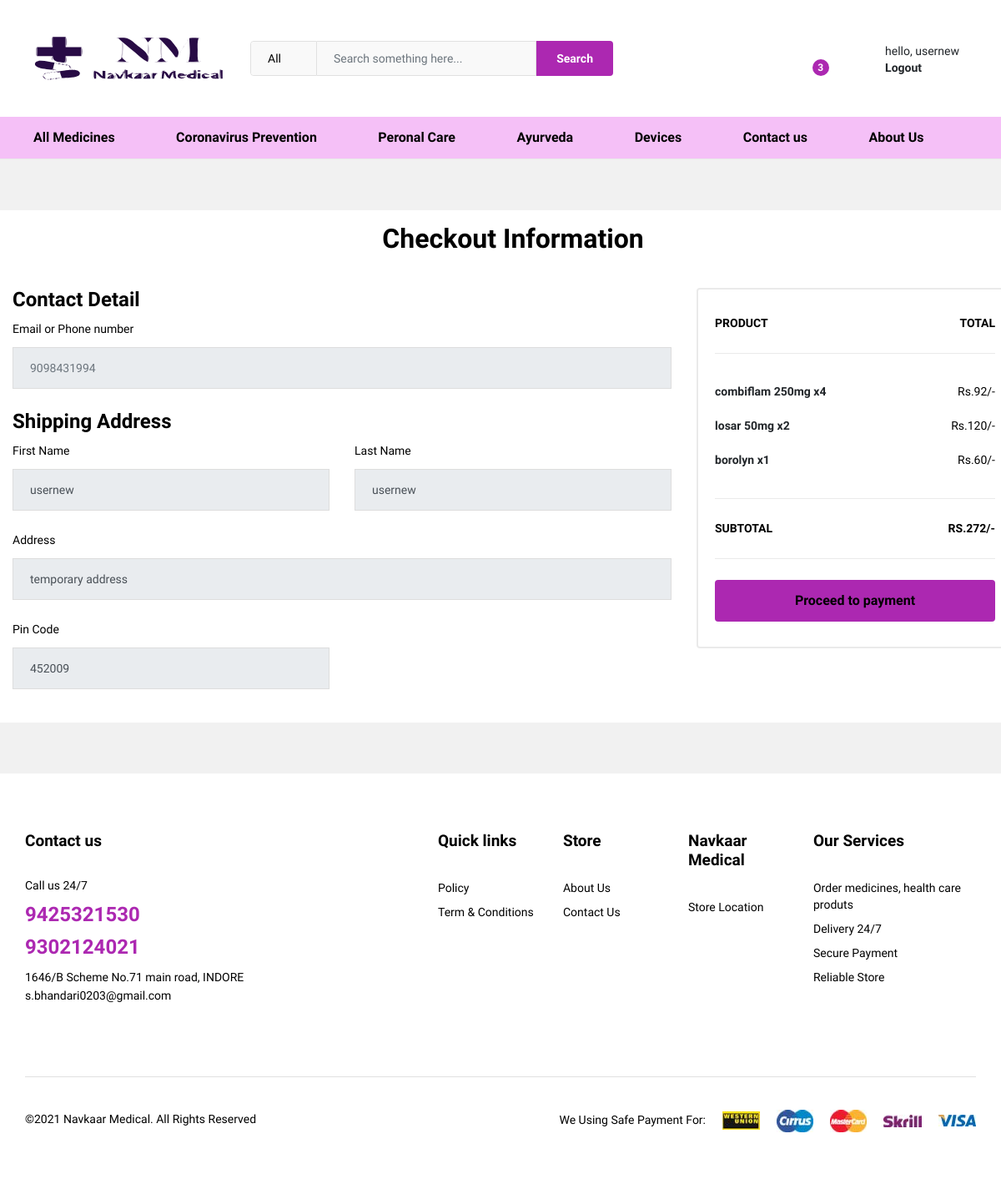
The page /checkout (signed in) on the database as committed earlier.
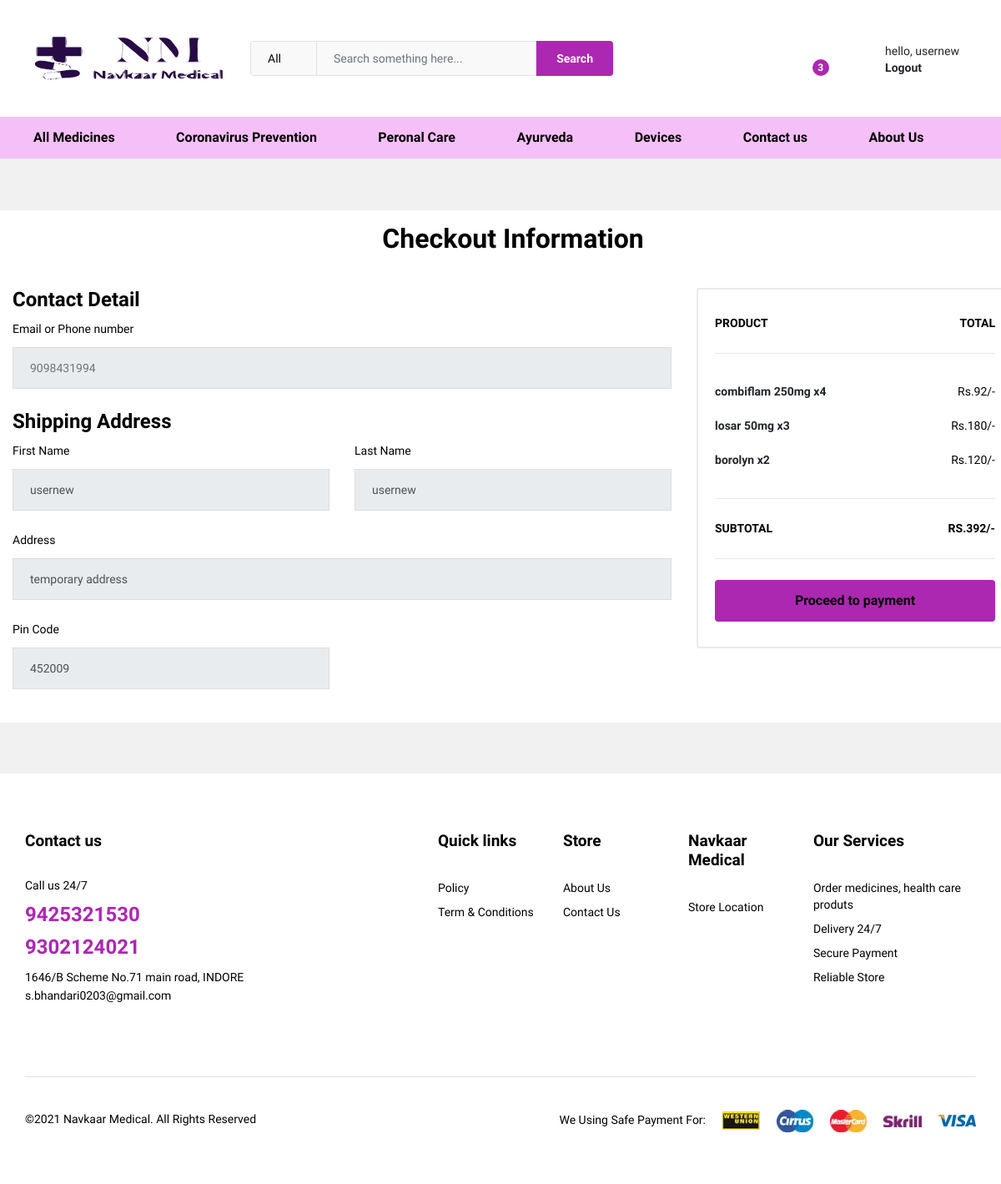
The same page on the database as committed later.
### main/models.py (models this page shows, shortened)
class cart(models.Model):
    cus_id=models.ForeignKey(User,on_delete=models.CASCADE)
    product_id=models.ForeignKey(product, on_delete=models.CASCADE)
    quantity = models.IntegerField()
    def __str__(self):
        return self.cus_id.first_name
    @property
    def get_total_cart(self):
        return self.quantity * self.product_id.mrp

class product(models.Model):
    medicinename=models.CharField(max_length=40)
    productdescription=models.TextField(default="NULL",null=True)
    keyingr=models.TextField(default="NULL",null=True)
    cat_id=models.ForeignKey(product_category, on_delete=models.CASCADE)
    prescriptiontype = (('T','True'),('F','False'))
    productpic = models.ImageField(null=True,blank=True ,upload_to = 'products')
    prescriptionreq = models.TextField(max_length=50, choices = prescriptiontype ,blank=True)
    mrp=models.IntegerField()
    medquantity=models.IntegerField()
    meduses=models.TextField(max_length=80, null=True, default="NULL")
    safetyinfo=models.TextField(default="NULL",null=True)
    brand=models.CharField(max_length=100,null=True ,default="NULL")
    manufracturer=models.CharField(max_length=100 ,default="NULL", null=True)

### main/views.py (the view)
# urls.py: path("checkout",views.checkout, name = 'checkout'),
def checkout(request):
    user = request.user
    if user.is_authenticated:
        try:
            c = cart.objects.filter(cus_id = request.user)
        except:
            print("cart query not matched")
            c = None
        print(c)
        amount = 0
        cart_product = [p for p in cart.objects.all() if p.cus_id == request.user]
        for p in cart_product:
            tempamount = (p.quantity*p.product_id.mrp)
            amount+=tempamount
        totalpurchased = len(cart_product)
        final_price = amount
        order_currency = 'INR'
        callback_url = 'http://'+ str(get_current_site(request))+"/handlerequest/"
        print(callback_url)
        notes = {'order-type': "basic order from the website", 'key':'value'}
        temp = "workplease"
        razorpay_client = razorpay.Client(auth=('rzp_test_OrSWAaMq9arlUq', 'fjmPCsbhR7rTduZmLIhlapCh'))
        razorpay_order = razorpay_client.order.create(dict(amount=final_price*100, currency=order_currency, notes = notes, receipt=temp, payment_capture='0'))
        print(razorpay_order['id'])
        final_amount2 = amount*100
        data = {
            'totalpurchased':totalpurchased,
            'amount':amount,
            'order_id': razorpay_order['id'],
            'orderId':temp,
            'final_price':final_price,
            'callback_url':callback_url,
            'final_amount2':final_amount2
        }
        data['cart'] = c
        print(data['cart'])
        return render(request,'main/checkout.html',data)
    else:
        return redirect('login')

### main/templates/main/checkout.html (shortened to what the changed rows need)
{% extends "main/test.html" %}
{% load static %}
{% block mainblock %}
        <section class="ps-section--account ps-checkout">
            <div class="container">
                <div class="ps-section__content">
                    <form class="ps-form--checkout" action="" method="POST">
                        <div class="ps-form__content">
                            <div class="row">
                                <div class="col-xl-4 col-lg-4 col-md-12 col-sm-12 col-12 ">
                                    <div class="ps-block--checkout-order">
                                        <div class="ps-block__content">
                                            <figure class="ps-block__items">
                                                {% for i in cart %}
                                                    <a href="{% url 'product_details' i.product_id.id %}"><strong>{{ i.product_id.medicinename }} x{{ i.quantity }}</strong><small>Rs.{{ i.get_total_cart }}/-</small></a>
                                                {% endfor %}
                                            </figure>
                                            <figure>
                                                <figcaption><strong>Subtotal</strong><strong>Rs.{{ amount }}/-</strong></figcaption>
                                            </figure>
                                        </div>
                                    </div>
                                </div>
                            </div>
                        </div>
                    </form>
                </div>
            </div>
        </section>
{% endblock mainblock %}

Rows that differ between the two databases and show on the page:
changed cart "losar 50mg": quantity "2" → "3"; get_total_cart "120" → "180"
changed cart "borolyn": quantity "1" → "2"; get_total_cart "60" → "120"
Other text that changed with them:
{{ amount }}: "272" → "392"
